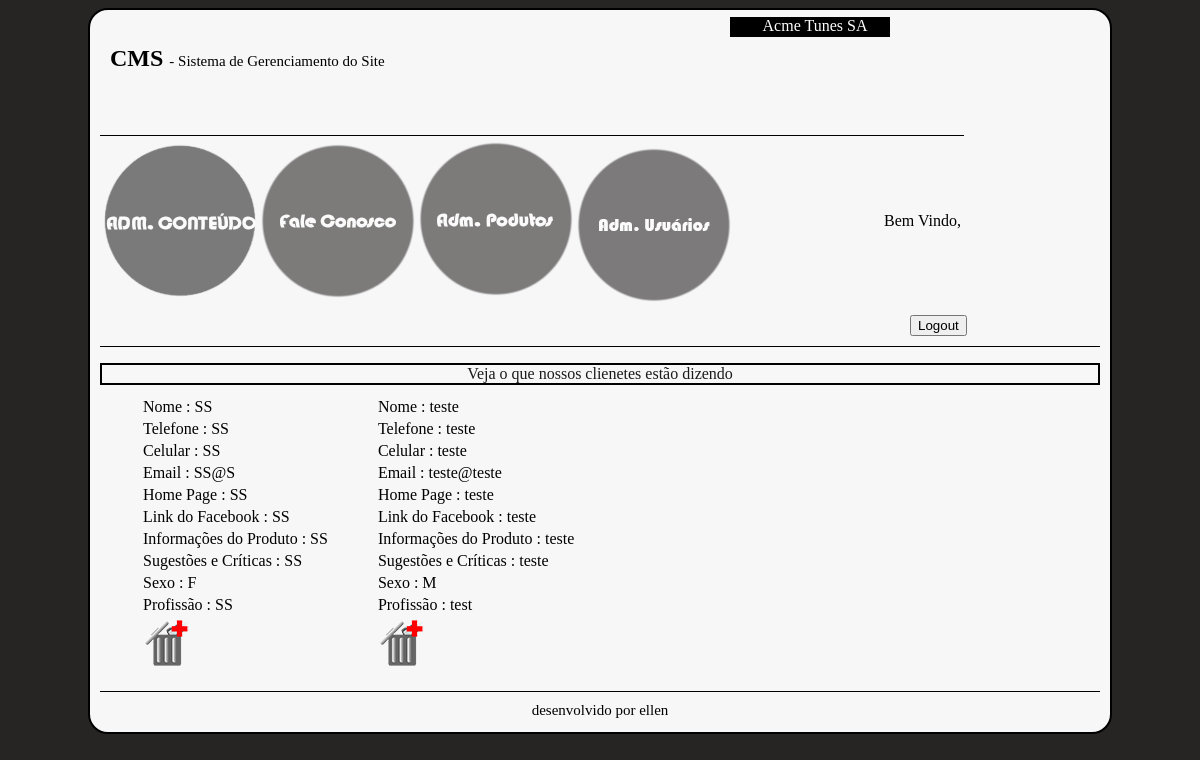
Screenshot of /cms/faleconosco.php with the database file from the repository.
### tables this page shows
CREATE TABLE `tblfaleconosco` (
  `id` int(10) unsigned NOT NULL AUTO_INCREMENT,
  `nome` varchar(50) NOT NULL,
  `telefone` varchar(30) DEFAULT NULL,
  `celular` varchar(30) NOT NULL,
  `email` varchar(50) NOT NULL,
  `homePage` varchar(50) DEFAULT NULL,
  `linkFacebook` varchar(50) DEFAULT NULL,
  `sugestoesCriticas` text,
  `infoProdutos` text,
  `sexo` char(1) NOT NULL,
  `profissao` varchar(45) NOT NULL,
  PRIMARY KEY (`id`)
);

### cms/faleconosco.php (the view, shortened to what this page needs)
<?php
require_once('moduloProjeto.php');
$sql = 'SELECT * FROM tblfaleconosco';
$resultado = mysql_query($sql,$conexao);
?>
<html>
	<head>
		<link rel="stylesheet" type="text/css" href="cms.css">
		<link rel="stylesheet" type="text/php" href="usuarios.php">
	</head>
	<body>
	<section id="principal">
		<header id="cabecalho">
			<div id="titulo">
				<h1>CMS
					<span>- Sistema de Gerenciamento do Site </span>
				</h1>
			</div>
			<div id="imgCabecalho">
				Acme Tunes SA
			</div>
		</header>
		<?php require_once('moduloLogin.php');?>
		<form>
			<nav class="logout1">
				<div class="logout2"><input type="submit" value="Logout" name="logout"></div>
			</nav>
		</form>
		<section id="conteudo">
			<article>
				<nav class="texto"> Veja o que nossos clienetes estão dizendo</nav>
			</article>
			<form name="frmfaleconosco" method="get" action="faleconosco.html">
			<?php while($lista = mysql_fetch_assoc($resultado)){?>
			<table class="faleConosco">
				<tr>
					<td class="tdfaleConosco">Nome : <?php echo($lista['nome']);?> </td>
				</tr>
				<tr>
					<td class="tdfaleConosco">Telefone : <?php echo($lista['telefone']);?> </td>
				</tr>
				<tr>
					<td class="tdfaleConosco">Celular : <?php echo($lista['celular']);?> </td>
				</tr>
				<tr>
					<td class="tdfaleConosco">Email : <?php echo($lista['email']);?> </td>
				</tr>
				<tr>
					<td class="tdfaleConosco">Home Page : <?php echo($lista['homePage']);?> </td>
				</tr>
				<tr>
					<td class="tdfaleConosco">Link do Facebook : <?php echo($lista['linkFacebook']);?> </td>
				</tr>
				<tr>
					<td class="tdfaleConosco">Informações do Produto : <?php echo($lista['infoProdutos']);?> </td>
				</tr>
				<tr>
					<td class="tdfaleConosco">Sugestões e Críticas : <?php echo($lista['sugestoesCriticas']);?> </td>
				</tr>
				<tr>
					<td class="tdfaleConosco">Sexo : <?php echo($lista['sexo']);?> </td>
				</tr>
				<tr>
					<td class="tdfaleConosco">Profissão : <?php echo($lista['profissao']);?> </td>
				</tr>
				<tr>
					<td> <a href="faleconosco.php?id=<?php echo $lista['id'];?>"><img src="imagens/cog_delete.png"> </a></td>
				</tr>
			</table>
			<?php }?>
		</section>
		<footer>
			desenvolvido por ellen
		</footer>
	</section>
	</body>
</html>

### cms/cms.css (style rules this page uses)
@media screen and (min-width:1024px) { body { font-family:hobo std; background-color:#272424; } }
@media screen and (min-width:1024px) { #principal { width:1000px; height:auto; background-color:#f7f7f7; margin-left:auto; margin-right:auto; border-radius:20px ; padding-top:5px; padding-left:10px; padding-right:10px; border:2px solid black; } }
@media screen and (min-width:1024px) { #cabecalho { width:780px; height:100px; color:black; padding: 10px; } }
@media screen and (min-width:1024px) { #titulo { margin-top:20px; } }
@media screen and (min-width:1024px) { span { font-size:15px; font-weight:normal; } }
@media screen and (min-width:1024px) { h1 { margin:0; } }
@media screen and (min-width:1024px) { .faleConosco { display:inline-block; margin-left:40px; } }
@media screen and (min-width:1024px) { #imgCabecalho { width:150px; height:20px; float:right; padding-left:10px; margin-top:-55px; background-color:black; color:white; text-align:center; } }
@media screen and (min-width:1024px) { .logout1 { padding:10px; border-bottom:1px solid black; } }
@media screen and (min-width:1024px) { .logout2 { padding-left:800px; } }
@media screen and (min-width:1024px) { #conteudo { height:auto; } }
@media screen and (min-width:1024px) { .texto { text-align:center; color:#1a1a1a; margin-bottom:10px; border:2px solid black; } }
@media screen and (min-width:1024px) { footer { height:20px; padding:10px; text-align:center; font-size:15px; border-top:1px solid black; } }

### rows the page displays
tblfaleconosco: nome "SS", telefone "SS", celular "SS", email "SS@S", homePage "SS", linkFacebook "SS", infoProdutos "SS", sugestoesCriticas "SS", sexo "F", profissao "SS"
tblfaleconosco: nome "teste", telefone "teste", celular "teste", email "teste@teste", homePage "teste", linkFacebook "teste", infoProdutos "teste", sugestoesCriticas "teste", sexo "M", profissao "test"
